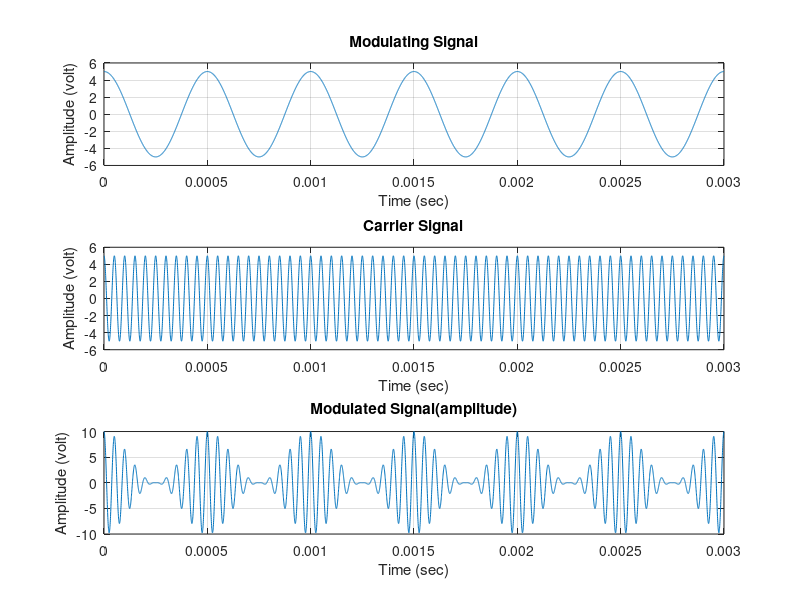

MATLAB code to generate this figure:
clc;
clear all;
close all; %closes other gui windows

Am=5;
fm=2000; %hz
tm=1/fm;
t=0:tm/1000:6*tm;
ym=Am*cos(2*pi*fm*t);
figure(1);
subplot(3,1,1); %3 plots in a graph
plot(t,ym),grid on;
title ("Modulating Signal");
xlabel("Time (sec)");
ylabel("Amplitude (volt)");

m=1; %let m=1
ac=Am/m;
fc=fm*10;
yc=ac*cos(2*pi*fc*t);

%figure(1);
subplot(3,1,2); %3 plots in a graph
plot(t,yc),grid on;
title ("Carrier Signal");
xlabel("Time (sec)");
ylabel("Amplitude (volt)");

y=ac*(1+m*cos(2*pi*fm*t)).*cos(2*pi*fc*t);

subplot(3,1,3); %3 plots in a graph
plot(t,y),grid on;
title ("Modulated Signal(amplitude)");
xlabel("Time (sec)");
ylabel("Amplitude (volt)");


